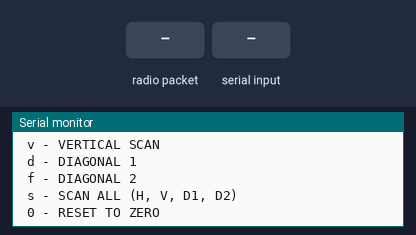
Simulated run of this sketch. Board: Arduino Uno, built with avr-gcc and run on an emulated ATmega328P. On the bench: the last lines printed to the serial monitor. The test bench sets the inputs (shaded band). No radio packets arrive unless stated.

Above: at 1.2 s.
1.3 s: radio packet "1" arrives
At 1.6 s:
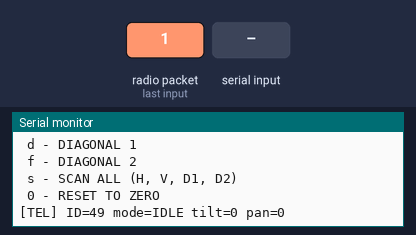
2.8 s: "1" received over Serial
At 4.0 s:
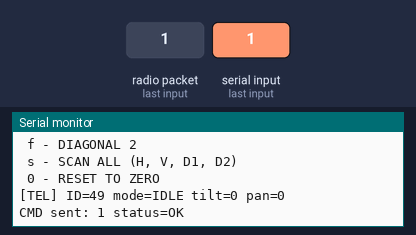
4.3 s: byte 48 ('0') received over Serial
At 5.2 s:
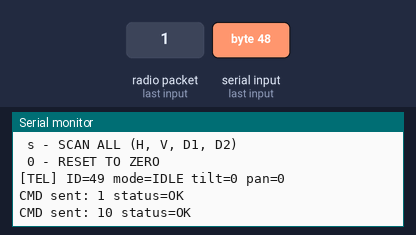

Measured:
- after the input at 1.3 s, the serial monitor: prints a new line at once (image 1)
- after the input at 2.8 s, the serial monitor: prints a new line at once (image 2)
- after the input at 4.3 s, the serial monitor: prints a new line at once (image 3)

The sketch:

NRF_TEST_OUT_3.ino
```cpp
#include <SPI.h>
#include <RF24.h>


enum CommandType : uint8_t {
  CMD_NONE = 0,
  CMD_TEST_ALL,
  CMD_TEST_LASER,
  CMD_TEST_SERVOS,
  CMD_TEST_RADIO,
  CMD_TEST_MCU,
  CMD_SCAN_HORIZONTAL,
  CMD_SCAN_VERTICAL,
  CMD_SCAN_DIAG1,
  CMD_SCAN_DIAG2,
  CMD_RESET_TO_ZERO,
  CMD_SCAN_ALL
};

enum ModeState : uint8_t {
  MODE_IDLE = 0,
  MODE_LISTEN,
  MODE_SCAN_H,
  MODE_SCAN_V,
  MODE_SCAN_D1,
  MODE_SCAN_D2,
  MODE_TEST
};

enum TestType : uint8_t {
  TEST_NONE = 0,
  TEST_LASER,
  TEST_SERVOS,
  TEST_RADIO,
  TEST_MCU,
  TEST_ALL
};

struct CommandPacket {
  uint8_t     deviceId;
  CommandType cmd;
};

struct TelemetryPacket {
  uint8_t   deviceId;
  int8_t    angleTilt;
  int8_t    anglePan;
  ModeState mode;
};

struct TestTelemetryPacket {
  uint8_t   deviceId;
  TestType  test;
  bool      started;
  bool      finished;
  bool      resultOK;
};


const uint8_t PIN_CE  = 7;
const uint8_t PIN_CSN = 8;

RF24 radio(PIN_CE, PIN_CSN);

const byte addressBase[6] = "BASE1";  // база (приём)
const byte addressCube[6] = "CUBE1";  // кубсат (команды)

const uint8_t TARGET_DEVICE_ID = 1;


void sendCommand(CommandType cmd) {
  CommandPacket pkt;
  pkt.deviceId = TARGET_DEVICE_ID;
  pkt.cmd      = cmd;

  radio.stopListening();
  radio.openWritingPipe(addressCube);   // шлём на кубсат
  bool ok = radio.write(&pkt, sizeof(pkt));
  radio.startListening();

  Serial.print("CMD sent: ");
  Serial.print((int)cmd);
  Serial.print(" status=");
  Serial.println(ok ? "OK" : "FAIL");
}

const char* modeToStr(ModeState m) {
  switch (m) {
    case MODE_IDLE:   return "IDLE";
    case MODE_LISTEN: return "LISTEN";
    case MODE_SCAN_H: return "SCAN_H";
    case MODE_SCAN_V: return "SCAN_V";
    case MODE_SCAN_D1:return "SCAN_D1";
    case MODE_SCAN_D2:return "SCAN_D2";
    case MODE_TEST:   return "TEST";
    default:          return "UNKNOWN";
  }
}

const char* testToStr(TestType t) {
  switch (t) {
    case TEST_LASER:   return "LASER";
    case TEST_SERVOS:  return "SERVOS";
    case TEST_RADIO:   return "RADIO";
    case TEST_MCU:     return "MCU";
    case TEST_ALL:     return "ALL";
    default:           return "NONE";
  }
}

// ---------- SETUP / LOOP ----------

void setup() {
  Serial.begin(115200);
  Serial.println();
  Serial.println("Base station ready.");
  Serial.println("Commands:");
  Serial.println(" 1 - TEST_ALL");
  Serial.println(" 2 - TEST_LASER");
  Serial.println(" 3 - TEST_SERVOS");
  Serial.println(" 4 - TEST_RADIO");
  Serial.println(" 5 - TEST_MCU");
  Serial.println(" h - HORIZONTAL SCAN");
  Serial.println(" v - VERTICAL SCAN");
  Serial.println(" d - DIAGONAL 1");
  Serial.println(" f - DIAGONAL 2");
  Serial.println(" s - SCAN ALL (H, V, D1, D2)");
  Serial.println(" 0 - RESET TO ZERO");

  radio.begin();
  radio.setChannel(90);
  radio.setDataRate(RF24_250KBPS);
  radio.setPALevel(RF24_PA_LOW);

  radio.openReadingPipe(1, addressBase);
  radio.startListening();
}

void loop() {
  // --- чтение команд с компьютера ---
  if (Serial.available()) {
    char c = Serial.read();
    switch (c) {
      case '1': sendCommand(CMD_TEST_ALL);        break;
      case '2': sendCommand(CMD_TEST_LASER);      break;
      case '3': sendCommand(CMD_TEST_SERVOS);     break;
      case '4': sendCommand(CMD_TEST_RADIO);      break;
      case '5': sendCommand(CMD_TEST_MCU);        break;
      case 'h': sendCommand(CMD_SCAN_HORIZONTAL); break;
      case 'v': sendCommand(CMD_SCAN_VERTICAL);   break;
      case 'd': sendCommand(CMD_SCAN_DIAG1);      break;
      case 'f': sendCommand(CMD_SCAN_DIAG2);      break;
      case 's': sendCommand(CMD_SCAN_ALL);        break;
      case '0': sendCommand(CMD_RESET_TO_ZERO);   break;
      default: break;
    }
  }

  // --- приём телеметрии от кубсата ---
   if (radio.available()) {
    uint8_t buf[32];
    radio.read(&buf, sizeof(buf));

    // Пытаемся сначала как TestTelemetryPacket
    TestTelemetryPacket *tt = (TestTelemetryPacket*)buf;

    bool looksLikeTest =
      tt->deviceId == TARGET_DEVICE_ID &&
      tt->test >= TEST_LASER && tt->test <= TEST_ALL;

    if (looksLikeTest) {
      Serial.print("[TEST] ID=");
      Serial.print(tt->deviceId);
      Serial.print(" test=");
      Serial.print(testToStr(tt->test));
      Serial.print(" started=");
      Serial.print(tt->started ? "1" : "0");
      Serial.print(" finished=");
      Serial.print(tt->finished ? "1" : "0");
      Serial.print(" ok=");
      Serial.println(tt->resultOK ? "1" : "0");
    } else {
      TelemetryPacket *tp = (TelemetryPacket*)buf;

      Serial.print("[TEL] ID=");
      Serial.print(tp->deviceId);
      Serial.print(" mode=");
      Serial.print(modeToStr(tp->mode));
      Serial.print(" tilt=");
      Serial.print(tp->angleTilt);
      Serial.print(" pan=");
      Serial.println(tp->anglePan);
    }
  }
}
```
